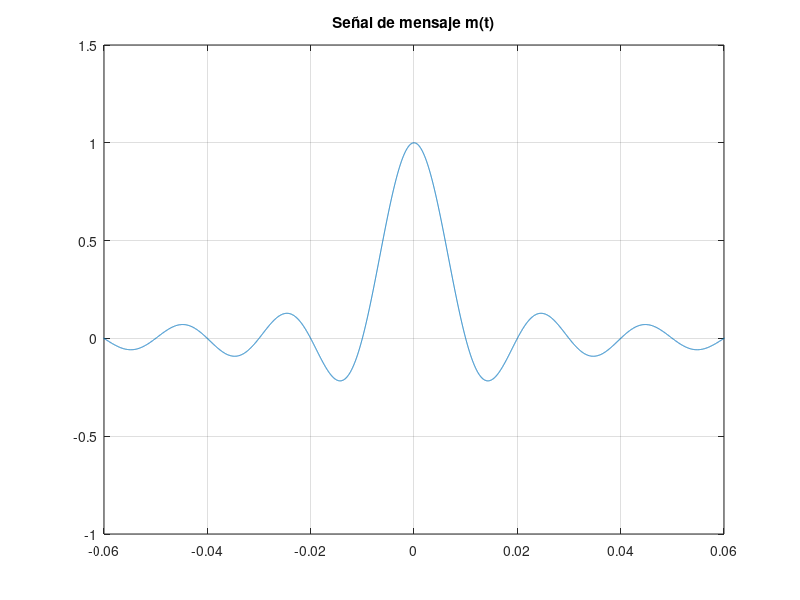
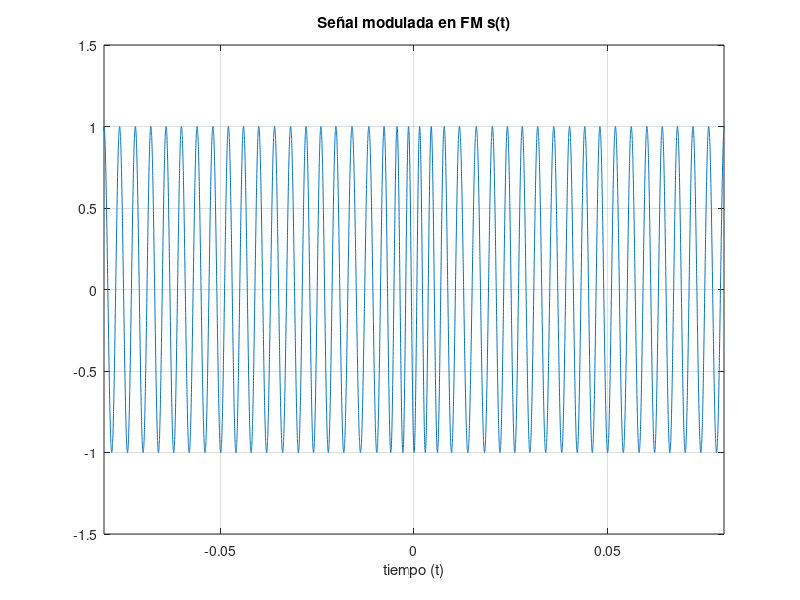
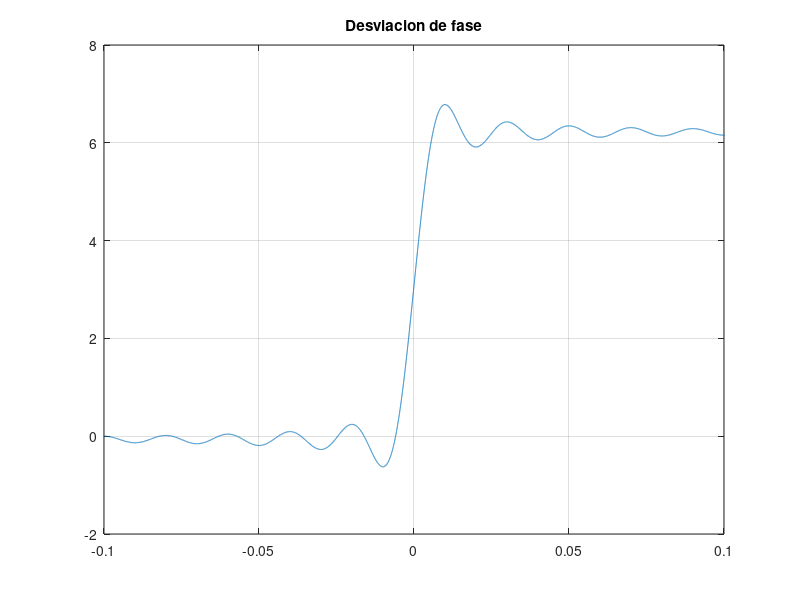
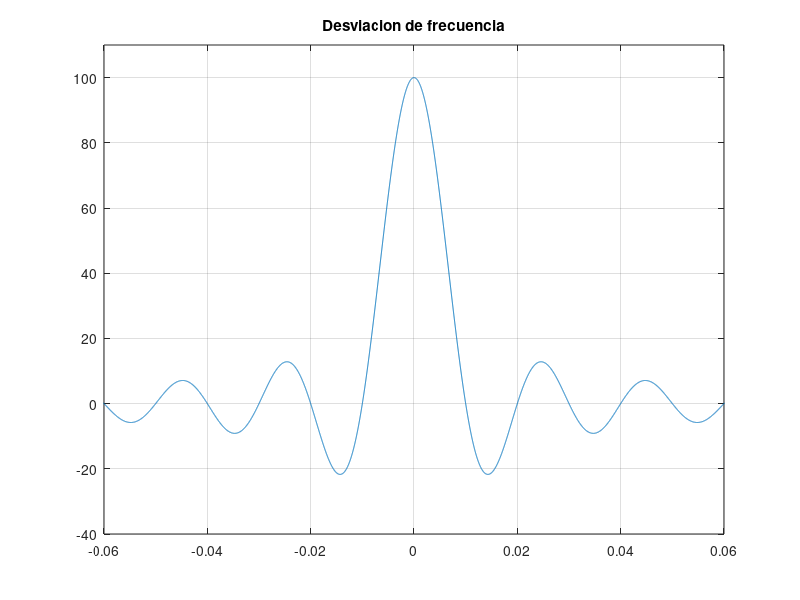

Write MATLAB code to recreate these figures, in order.
clear all
close all

to=.1;
fm=75000;
tm=1/fm;
t=-.4:tm:.4;
kf = 200*pi;
wc = 500*pi;

%señal modulada
m=(sinc(100*t)).*(t>=-to & t<=to);
figure(1)
plot(t,m)
title('Señal de mensaje m(t)')
axis([-0.06 0.06 -1 1.5])
grid


%Modulacion de señal m(t)
Int_m = cumsum(m)*tm;
yfm= cos(wc*t + kf*Int_m);
figure(2)
plot(t,yfm)
title('Señal modulada en FM s(t)')
xlabel('tiempo (t)');
axis([-0.08 0.08 -1.5 1.5])
grid

%Desviacion de fase es la Int de m(t) por kf
figure(3)
plot(t,kf*Int_m)
title('Desviacion de fase')
axis([-0.1 0.1 -2 8])
grid

%Desviacion de frecuencia es la señal  m(t) por kf, se muestra en HZ
figure(4)
kf_hz = kf/(2*pi);
plot(t,kf_hz*m)
title('Desviacion de frecuencia');
axis([-0.06 0.06 -40 110])
grid

%Espectro de magnitud de la señal de mensaje m(t)
n=100000; %Armonicos
M=fftshift(fft(m,n))*tm;
f=linspace(-fm/2, fm/2, n); %se usa la "n" en la función linspace para poder hacer el vector del mismo tamaño que el M
figure(5)
plot(f,abs(M))
axis([-100 100 0 .014])
xlabel('Frecuencia [Hz]') 
ylabel('Magnitud')
title('Espectro de magnitud m(t)')
grid

%Espectro de magnitud de la señal modulada s(t)
S=fftshift(fft(yfm,n))*tm;
figure(6)
plot(f,abs(S))
axis([-700 700 0 .04])
xlabel('Frecuencia') 
ylabel('Magnitud')
title('Espectro de magnitud s(t)')
grid

%Espectro de magnitud de la señal moduladora s(t)aumentada
S=fftshift(fft(yfm,n))*tm;
figure(7)
plot(f,abs(S))
axis([-700 100 0 .03])
xlabel('Frecuencia') 
ylabel('Magnitud')
title('Espectro de magnitud s(t) de cerca')
grid

%%%%%Demodulacion no coherente

%Derivando la señal para obtener la señal de mensaje
yfmdif = [0 diff(yfm)/tm];
figure(8)
plot(t,yfmdif)
title('Señal derivada de yfm')
axis([-0.08 0.08 -2500 2500])
grid

%Espectro de la señal derivada
YFMdif=fftshift(fft(yfmdif,n))*tm;
figure(9)
plot(f,abs(YFMdif))
axis([-400 400 0 100])
title('Espectro de magnitud de la señal derivada')
grid

%Sacando la envolvente con la transformada de Hilbert y quitando las
%amplitudes y kf

yfm_h = hilbert(yfmdif);
yfm_abs = abs(yfm_h);
yfm_rec = (yfm_abs/1-wc)/kf;
figure(10)
plot(t,yfm_rec,'r');
axis([-0.06 0.06 -1 1.5]);
title('Señal recuperada de la envolvente')
hold on
grid

%Espectro de la señal recuperada de la envolvente
YFM_rec=fftshift(fft(yfm_rec,n))*tm;
figure(11)
plot(f,abs(YFM_rec),'r')
axis([-100 100 0 .014])
title('Espectro de magnitud de la señal recuperada de la envolvente')
grid

%Comparacion entre m(t) y m^(t)
figure(12)
plot(t,yfm_rec);
hold on
plot(t,m);
axis([-0.06 0.06 -1 1.5]);
title('Comparacion entre m(t) y m¨(t)')
legend('Señal recuperada', 'Señal original ')
grid

%Comparacion entre espectros de m(t) y m^(t)
figure(13)
plot(f,abs(M));
hold on
plot(f,abs(YFM_rec),'r');
axis([-100 100 0 .014]);
title('Comparacion entre espectros de m(t) y m¨(t)')
legend('Señal original', 'Señal recuperada')
grid


